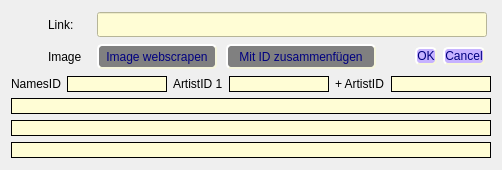
<?xml version="1.0" encoding="UTF-8"?>
<ui version="4.0">
 <class>dialog_performer_add_from_link</class>
 <widget class="QDialog" name="dialog_performer_add_from_link">
  <property name="windowModality">
   <enum>Qt::ApplicationModal</enum>
  </property>
  <property name="geometry">
   <rect>
    <x>0</x>
    <y>0</y>
    <width>502</width>
    <height>170</height>
   </rect>
  </property>
  <property name="windowTitle">
   <string/>
  </property>
  <property name="modal">
   <bool>true</bool>
  </property>
  <layout class="QGridLayout" name="gridLayout">
   <item row="0" column="0">
    <layout class="QHBoxLayout" name="horizontalLayout_2">
     <property name="spacing">
      <number>6</number>
     </property>
     <item>
      <widget class="QLabel" name="lblpic_link">
       <property name="minimumSize">
        <size>
         <width>25</width>
         <height>25</height>
        </size>
       </property>
       <property name="maximumSize">
        <size>
         <width>25</width>
         <height>25</height>
        </size>
       </property>
       <property name="autoFillBackground">
        <bool>true</bool>
       </property>
       <property name="styleSheet">
        <string notr="true"/>
       </property>
       <property name="text">
        <string/>
       </property>
       <property name="pixmap">
        <pixmap resource="../resource_collection_files/labels.qrc">:/labels/_labels/link.png</pixmap>
       </property>
       <property name="scaledContents">
        <bool>false</bool>
       </property>
       <property name="alignment">
        <set>Qt::AlignCenter</set>
       </property>
      </widget>
     </item>
     <item>
      <widget class="QLabel" name="lbl_link">
       <property name="minimumSize">
        <size>
         <width>40</width>
         <height>25</height>
        </size>
       </property>
       <property name="maximumSize">
        <size>
         <width>30</width>
         <height>25</height>
        </size>
       </property>
       <property name="text">
        <string>Link:</string>
       </property>
      </widget>
     </item>
     <item>
      <widget class="QLineEdit" name="lnEdit_link">
       <property name="minimumSize">
        <size>
         <width>390</width>
         <height>25</height>
        </size>
       </property>
       <property name="maximumSize">
        <size>
         <width>390</width>
         <height>25</height>
        </size>
       </property>
       <property name="toolTip">
        <string>&lt;html&gt;&lt;head/&gt;&lt;body&gt;&lt;p&gt;Performer Name eingeben !&lt;/p&gt;&lt;/body&gt;&lt;/html&gt;</string>
       </property>
       <property name="styleSheet">
        <string notr="true">background-color: rgb(255, 253, 213);</string>
       </property>
       <property name="inputMask">
        <string/>
       </property>
      </widget>
     </item>
    </layout>
   </item>
   <item row="1" column="0">
    <layout class="QHBoxLayout" name="horizontalLayout_3">
     <item>
      <widget class="QLabel" name="lblpic_ordner">
       <property name="minimumSize">
        <size>
         <width>25</width>
         <height>25</height>
        </size>
       </property>
       <property name="maximumSize">
        <size>
         <width>25</width>
         <height>25</height>
        </size>
       </property>
       <property name="autoFillBackground">
        <bool>true</bool>
       </property>
       <property name="styleSheet">
        <string notr="true"/>
       </property>
       <property name="text">
        <string/>
       </property>
       <property name="pixmap">
        <pixmap resource="../resource_collection_files/labels.qrc">:/labels/_labels/image_ordner.png</pixmap>
       </property>
       <property name="scaledContents">
        <bool>true</bool>
       </property>
       <property name="alignment">
        <set>Qt::AlignCenter</set>
       </property>
      </widget>
     </item>
     <item>
      <widget class="QLabel" name="lbl_ordner">
       <property name="minimumSize">
        <size>
         <width>40</width>
         <height>25</height>
        </size>
       </property>
       <property name="maximumSize">
        <size>
         <width>30</width>
         <height>25</height>
        </size>
       </property>
       <property name="text">
        <string>Image</string>
       </property>
      </widget>
     </item>
     <item>
      <widget class="QPushButton" name="Btn_image_scrape">
       <property name="enabled">
        <bool>false</bool>
       </property>
       <property name="minimumSize">
        <size>
         <width>120</width>
         <height>25</height>
        </size>
       </property>
       <property name="maximumSize">
        <size>
         <width>120</width>
         <height>25</height>
        </size>
       </property>
       <property name="styleSheet">
        <string notr="true">QPushButton { 
	color: rgb(0, 0, 127);
	selection-background-color: rgb(255, 85, 0);
	background-color: rgb(198, 178, 255);
	border-style: outset;
	border-width: 2px;
	font: 10pt &quot;MS Shell Dlg 2&quot;;
	border-radius: 5px;
	border-color: beige;
}                   
QPushButton:enabled{
	background-color: rgb(198, 178, 255);
}                           
QPushButton:pressed{ 
	background: red;
}                            
QPushButton:disabled{                             
	background-color: gray;                
}
QPushButton:hover{
	background-color: rgb(255, 85, 255);
}   </string>
       </property>
       <property name="text">
        <string>Image webscrapen</string>
       </property>
      </widget>
     </item>
     <item>
      <widget class="QPushButton" name="Btn_id_merge">
       <property name="enabled">
        <bool>false</bool>
       </property>
       <property name="minimumSize">
        <size>
         <width>150</width>
         <height>25</height>
        </size>
       </property>
       <property name="maximumSize">
        <size>
         <width>150</width>
         <height>25</height>
        </size>
       </property>
       <property name="styleSheet">
        <string notr="true">QPushButton { 
	color: rgb(0, 0, 127);
	selection-background-color: rgb(255, 85, 0);
	background-color: rgb(198, 178, 255);
	border-style: outset;
	border-width: 2px;
	font: 10pt &quot;MS Shell Dlg 2&quot;;
	border-radius: 5px;
	border-color: beige;
}                   
QPushButton:enabled{
	background-color: rgb(198, 178, 255);
}                           
QPushButton:pressed{ 
	background: red;
}                            
QPushButton:disabled{                             
	background-color: gray;                
}
QPushButton:hover{
	background-color: rgb(255, 85, 255);
}   </string>
       </property>
       <property name="text">
        <string>Mit ID zusammenfügen</string>
       </property>
      </widget>
     </item>
     <item>
      <widget class="QDialogButtonBox" name="Btn_performer_id_merge">
       <property name="minimumSize">
        <size>
         <width>100</width>
         <height>25</height>
        </size>
       </property>
       <property name="maximumSize">
        <size>
         <width>100</width>
         <height>25</height>
        </size>
       </property>
       <property name="styleSheet">
        <string notr="true">QPushButton { 
	color: rgb(0, 0, 127);
	selection-background-color: rgb(255, 85, 0);
	background-color: rgb(198, 178, 255);
	border-style: outset;
	border-width: 2px;
	font: 14pt &quot;MS Shell Dlg 2&quot;;
	border-radius: 5px;
	border-color: beige;
}                   
QPushButton:enabled{
	background-color: rgb(198, 178, 255);
}                           
QPushButton:pressed{ 
	background: red;
}                            
QPushButton:disabled{                             
	background-color: gray;                
}
QPushButton:hover{
	background-color: rgb(255, 85, 255);
}   </string>
       </property>
       <property name="orientation">
        <enum>Qt::Horizontal</enum>
       </property>
       <property name="standardButtons">
        <set>QDialogButtonBox::Cancel|QDialogButtonBox::Ok</set>
       </property>
       <property name="centerButtons">
        <bool>false</bool>
       </property>
      </widget>
     </item>
    </layout>
   </item>
   <item row="2" column="0">
    <layout class="QVBoxLayout" name="verticalLayout">
     <item>
      <layout class="QHBoxLayout" name="horizontalLayout">
       <item>
        <widget class="QLabel" name="lblnames_id">
         <property name="minimumSize">
          <size>
           <width>50</width>
           <height>0</height>
          </size>
         </property>
         <property name="maximumSize">
          <size>
           <width>50</width>
           <height>16777215</height>
          </size>
         </property>
         <property name="text">
          <string>NamesID:</string>
         </property>
        </widget>
       </item>
       <item>
        <widget class="QLabel" name="lbl_names_id_db">
         <property name="minimumSize">
          <size>
           <width>100</width>
           <height>16</height>
          </size>
         </property>
         <property name="maximumSize">
          <size>
           <width>150</width>
           <height>16</height>
          </size>
         </property>
         <property name="styleSheet">
          <string notr="true">background-color: rgb(255, 253, 213);</string>
         </property>
         <property name="frameShape">
          <enum>QFrame::Box</enum>
         </property>
         <property name="text">
          <string/>
         </property>
        </widget>
       </item>
       <item>
        <widget class="QLabel" name="lblartist_id">
         <property name="minimumSize">
          <size>
           <width>50</width>
           <height>0</height>
          </size>
         </property>
         <property name="maximumSize">
          <size>
           <width>50</width>
           <height>16777215</height>
          </size>
         </property>
         <property name="text">
          <string>ArtistID 1:</string>
         </property>
        </widget>
       </item>
       <item>
        <widget class="QLabel" name="lbl_artist_id_db">
         <property name="minimumSize">
          <size>
           <width>100</width>
           <height>16</height>
          </size>
         </property>
         <property name="maximumSize">
          <size>
           <width>160</width>
           <height>16</height>
          </size>
         </property>
         <property name="styleSheet">
          <string notr="true">background-color: rgb(255, 253, 213);</string>
         </property>
         <property name="frameShape">
          <enum>QFrame::Box</enum>
         </property>
         <property name="text">
          <string/>
         </property>
        </widget>
       </item>
       <item>
        <widget class="QLabel" name="lblartist_id_2">
         <property name="minimumSize">
          <size>
           <width>50</width>
           <height>0</height>
          </size>
         </property>
         <property name="maximumSize">
          <size>
           <width>50</width>
           <height>16777215</height>
          </size>
         </property>
         <property name="text">
          <string>+ ArtistID 2:</string>
         </property>
        </widget>
       </item>
       <item>
        <widget class="QLabel" name="lbl_artist_id2_db">
         <property name="minimumSize">
          <size>
           <width>100</width>
           <height>16</height>
          </size>
         </property>
         <property name="maximumSize">
          <size>
           <width>160</width>
           <height>16</height>
          </size>
         </property>
         <property name="styleSheet">
          <string notr="true">background-color: rgb(255, 253, 213);</string>
         </property>
         <property name="frameShape">
          <enum>QFrame::Box</enum>
         </property>
         <property name="text">
          <string/>
         </property>
        </widget>
       </item>
      </layout>
     </item>
     <item>
      <widget class="QLabel" name="lbl_link_db">
       <property name="minimumSize">
        <size>
         <width>480</width>
         <height>16</height>
        </size>
       </property>
       <property name="maximumSize">
        <size>
         <width>480</width>
         <height>16</height>
        </size>
       </property>
       <property name="styleSheet">
        <string notr="true">background-color: rgb(255, 253, 213);</string>
       </property>
       <property name="frameShape">
        <enum>QFrame::Box</enum>
       </property>
       <property name="text">
        <string/>
       </property>
      </widget>
     </item>
     <item>
      <widget class="QLabel" name="lbl_ordner_db">
       <property name="minimumSize">
        <size>
         <width>480</width>
         <height>16</height>
        </size>
       </property>
       <property name="maximumSize">
        <size>
         <width>480</width>
         <height>16</height>
        </size>
       </property>
       <property name="styleSheet">
        <string notr="true">background-color: rgb(255, 253, 213);</string>
       </property>
       <property name="frameShape">
        <enum>QFrame::Box</enum>
       </property>
       <property name="text">
        <string/>
       </property>
      </widget>
     </item>
     <item>
      <widget class="QLabel" name="lbl_alias_db">
       <property name="minimumSize">
        <size>
         <width>480</width>
         <height>16</height>
        </size>
       </property>
       <property name="maximumSize">
        <size>
         <width>480</width>
         <height>16</height>
        </size>
       </property>
       <property name="styleSheet">
        <string notr="true">background-color: rgb(255, 253, 213);</string>
       </property>
       <property name="frameShape">
        <enum>QFrame::Box</enum>
       </property>
       <property name="text">
        <string/>
       </property>
      </widget>
     </item>
    </layout>
   </item>
  </layout>
 </widget>
 <resources>
  <include location="../resource_collection_files/labels.qrc"/>
 </resources>
 <connections>
  <connection>
   <sender>Btn_performer_id_merge</sender>
   <signal>accepted()</signal>
   <receiver>dialog_performer_add_from_link</receiver>
   <slot>accept()</slot>
   <hints>
    <hint type="sourcelabel">
     <x>248</x>
     <y>254</y>
    </hint>
    <hint type="destinationlabel">
     <x>157</x>
     <y>274</y>
    </hint>
   </hints>
  </connection>
  <connection>
   <sender>Btn_performer_id_merge</sender>
   <signal>rejected()</signal>
   <receiver>dialog_performer_add_from_link</receiver>
   <slot>reject()</slot>
   <hints>
    <hint type="sourcelabel">
     <x>316</x>
     <y>260</y>
    </hint>
    <hint type="destinationlabel">
     <x>286</x>
     <y>274</y>
    </hint>
   </hints>
  </connection>
 </connections>
</ui>
